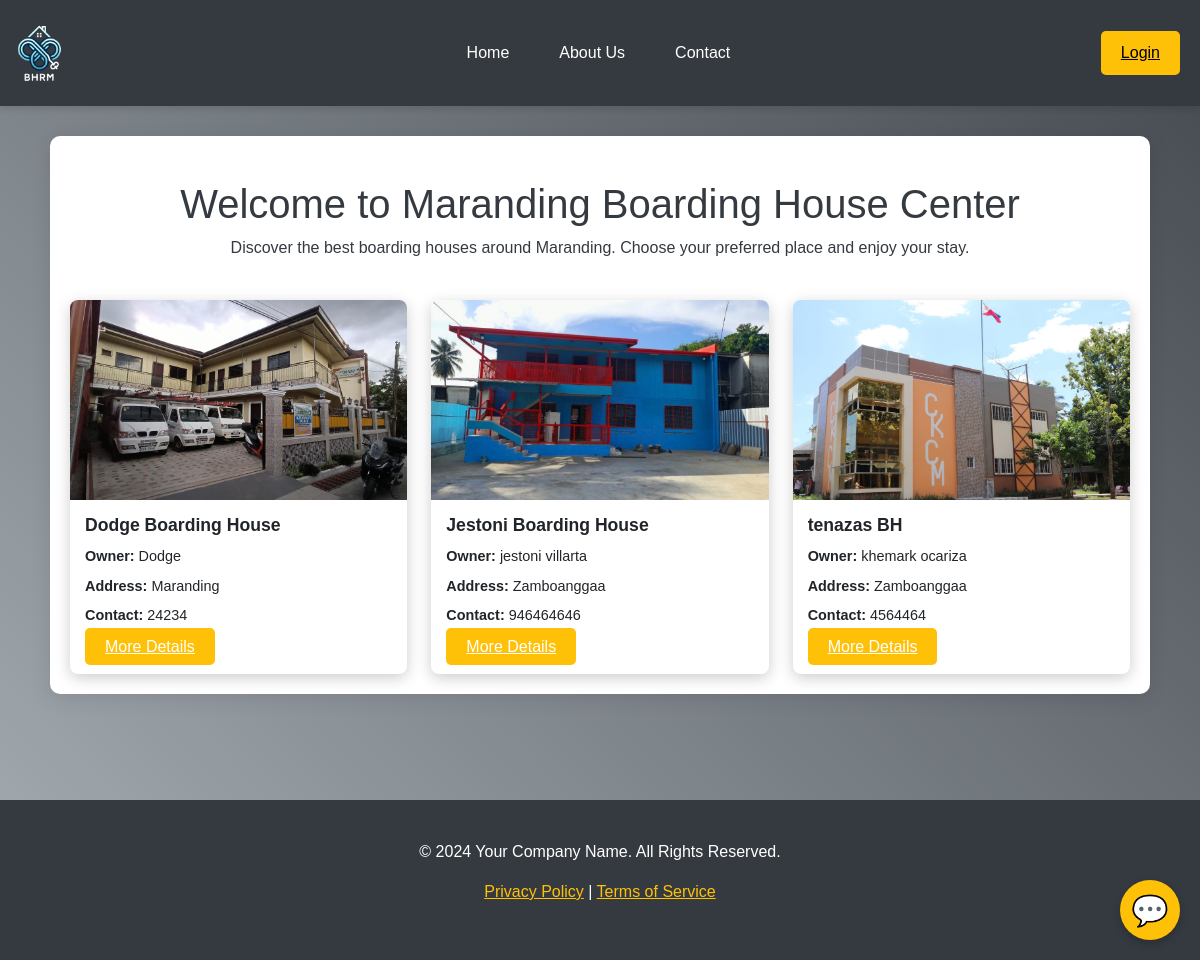
Before: / with the older database file.
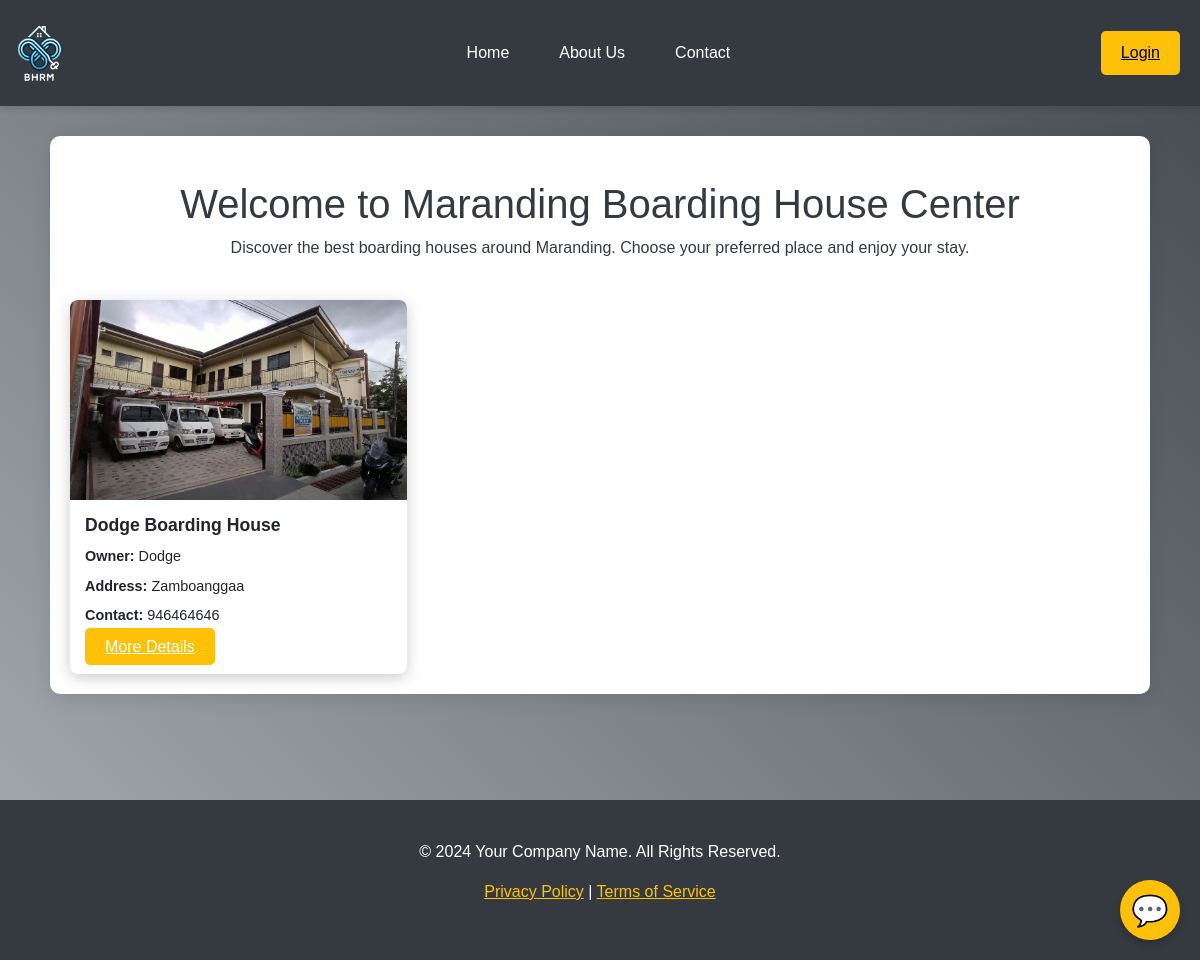
After: the same page with the newer database file.
### tables this page shows
CREATE TABLE `boardinghouses` (
  `id` int(11) NOT NULL,
  `owner` varchar(255) NOT NULL,
  `hname` varchar(25) NOT NULL,
  `haddress` varchar(25) NOT NULL,
  `contact_no` int(255) NOT NULL,
  `landlord` varchar(255) NOT NULL
);

CREATE TABLE `documents` (
  `id` int(255) NOT NULL,
  `bar_clear` varchar(255) NOT NULL,
  `bus_per` varchar(255) NOT NULL,
  `image` varchar(255) NOT NULL,
  `hname` varchar(255) NOT NULL,
  `owner` varchar(255) NOT NULL
);

### index.php (the view, shortened to what this page needs)
<?php
require 'php/connection.php';
?>
<!DOCTYPE html>
<html lang="en">
<head>
    <link rel="stylesheet" href="https://cdn.jsdelivr.net/npm/bootstrap@5.3.0/dist/css/bootstrap.min.css">
</head>
<body>
    <div class="background">
        <?php
            if (!empty($_SESSION['uname']) && $_SESSION['role'] == 'admin'){
                include 'navadmin.php';
            }else{
                include 'navbar.php';
            }
        ?>
        <div class="content-background">
            <div class="text-center py-4">
                <h1>Welcome to Maranding Boarding House Center</h1>
                <p>Discover the best boarding houses around Maranding. Choose your preferred place and enjoy your stay.</p>
            </div>
            <div class="row row-cols-1 row-cols-md-3 g-4">
                <?php
                $query = "SELECT * FROM boardinghouses INNER JOIN documents ON boardinghouses.hname = documents.hname";
                $result = mysqli_query($conn, $query);
                while ($fetch = mysqli_fetch_assoc($result)) :
                    $hname = $fetch['hname'];
                ?>
                    <div class="col">
                        <div class="card">
                            <img src="<?php echo $fetch['image']; ?>" alt="Boarding House">
                            <div class="card-content">
                                <h5><?php echo $fetch['hname']; ?></h5>
                                <p><strong>Owner:</strong> <?php echo $fetch['landlord']; ?></p>
                                <p><strong>Address:</strong> <?php echo $fetch['haddress']; ?></p>
                                <p><strong>Contact:</strong> <?php echo $fetch['contact_no']; ?></p>
                                <div>
                                    <?php if (!empty($_SESSION['uname']) && $_SESSION['role'] == 'admin') : ?>
                                        <a href="php/function.php?edit=<?php echo $fetch['id']; ?>" class="button update">Update</a>
                                        <a href="#" class="button delete" data-href="php/function.php?delete=<?php echo $fetch['id']; ?>" data-bs-toggle="modal" data-bs-target="#confirmDeleteModal">Delete</a>
                                    <?php else : ?>
                                        <a href="boardinghouse.php?hname=<?php echo $hname; ?>" class="button details">More Details</a>
                                    <?php endif; ?>
                                </div>
                            </div>
                        </div>
                    </div>
                <?php endwhile; ?>
            </div>
        </div>
    </div>
    <footer class="footer">
        <p>© 2024 Your Company Name. All Rights Reserved.</p>
        <p>
            <a href="#">Privacy Policy</a> | <a href="#">Terms of Service</a>
        </p>
    </footer>
    <?php include 'chat.php'?>
</body>
</html>

### navbar.php (shortened to what this page needs)
<!DOCTYPE html>
<html lang="en">
<head>
</head>
<body>
    <nav class="navbar">
        <a class="navbar-brand" href="#">
            <img src="images/logo.png" alt="Logo">
        </a>
        <div class="nav-links">
            <a class="nav-link" href="index.php">Home</a>
            <a class="nav-link" href="about.php">About Us</a>
            <a class="nav-link" href="contact.php">Contact</a>
        </div>
        <div class="login">
            <?php if (empty($_SESSION['uname'])): ?>
                <a class="button" href="php/login.php">Login</a>
            <?php endif; ?>
        </div>
    </nav>
</body>
</html>

### chat.php (shortened to what this page needs)
<!DOCTYPE html>
<html lang="en">
<head>
</head>
<body>
<div id="chat-container">
    <button id="chat-btn" onclick="toggleChat()">💬</button>
</div>
</body>
</html>

### index.php (style rules this page uses)
body { font-family: 'Roboto', sans-serif; background-color: none; color: #343a40; margin: 0; padding: 0; overflow: hidden; }
.background { background: linear-gradient(45deg, #343a40, #aeb5bb, #343a40, #ffffff); background-size: 400% 400%; animation: gradientAnimation 15s ease infinite; min-height: 100vh; background-repeat: no-repeat; background-position: center; position: relative; }
.content-background { background-color: white; border-radius: 10px; box-shadow: 0px 4px 20px rgba(0, 0, 0, 0.1); padding: 20px; margin: 30px auto; max-width: 1100px; }
.card { border: none; border-radius: 8px; overflow: hidden; box-shadow: 0px 4px 15px rgba(0, 0, 0, 0.2); transition: transform 0.2s ease, box-shadow 0.2s ease; }
.card img { width: 100%; height: 200px; object-fit: cover; }
.card-content { padding: 15px; }
.card-content h5 { font-size: 1.1rem; font-weight: 600; margin-bottom: 10px; }
.card-content p { font-size: 0.9rem; margin-bottom: 8px; }
.button { background-color: #ffc107; color: white; border: none; padding: 10px 15px; border-radius: 5px; font-size: 0.9rem; cursor: pointer; transition: background-color 0.2s ease; }
.footer { background-color: #343a40; color: white; padding: 40px 0; text-align: center; }
.footer a { color: #ffc107; }

### navbar.php (style rules this page uses)
* { margin: 0; padding: 0; box-sizing: border-box; font-family: sans-serif; }
.navbar { background-color: #343a40; padding-top: 10; display: flex; justify-content: space-between; align-items: center; box-shadow: 0 4px 6px rgba(0, 0, 0, 0.1); }
.navbar-brand img { width: 80px; height: 80px; }
.nav-links { display: flex; justify-content: center; align-items: center; gap: 20px; }
.nav-link { color: white; text-decoration: none; padding: 10px 15px; transition: color 0.3s ease, transform 0.3s ease; }
.login { display: flex; align-items: center; position: relative; }
.login a { color: black; }
.button { color: rgb(255, 255, 255); padding: 10px 20px; border-radius: 5px; font-size: 16px; cursor: pointer; background-color: #ffc107; margin-right: 20px; }

### chat.php (style rules this page uses)
#chat-container { position: fixed; bottom: 20px; right: 20px; z-index: 1000; }
#chat-btn { background-color: #ffc107; color: white; border: none; border-radius: 50%; width: 60px; height: 60px; font-size: 30px; cursor: pointer; display: flex; justify-content: center; align-items: center; box-shadow: 0 4px 8px rgba(0, 0, 0, 0.2); transition: transform 0.3s ease, box-shadow 0.3s ease; }

Changed rows visible on the page:
removed boardinghouses: documents.image (picture), documents.hname "Jestoni Boarding House", landlord "jestoni villarta", haddress "Zamboanggaa", contact_no "946464646"
removed boardinghouses: documents.image (picture), documents.hname "tenazas BH", landlord "khemark ocariza", haddress "Zamboanggaa", contact_no "4564464"
changed boardinghouses "Dodge": haddress "Maranding" → "Zamboanggaa"; contact_no "24234" → "946464646"
